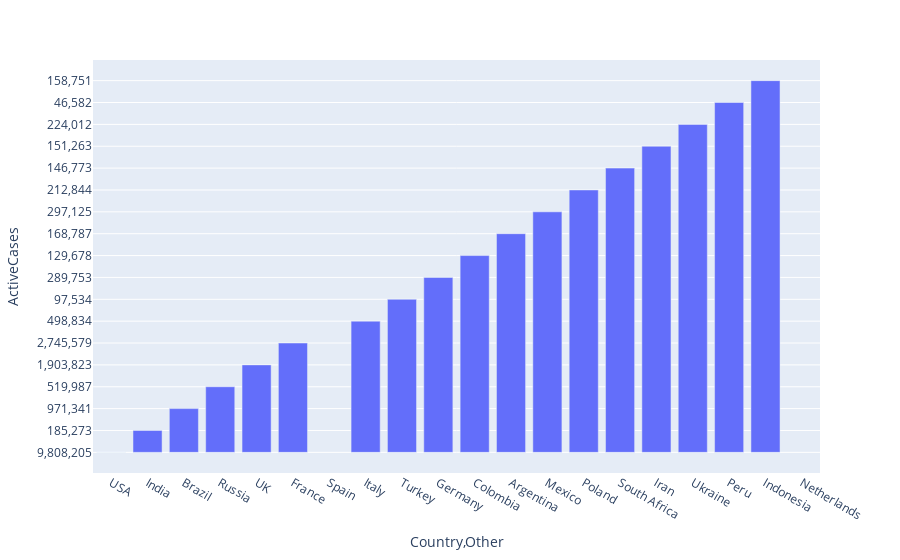

Source (notebook cell):
### Code cell
import plotly.express as px
df1=df.iloc[0:20]
fig = px.bar(df1, x='Country,Other', y='ActiveCases')
fig.show()

### Figure 1 — Plotly figure (JSON) as saved in the notebook; plotly's stock layout.template omitted (floating-point values rounded to 4 significant figures)
{"data": [{"alignmentgroup": "True", "hovertemplate": "Country,Other=%{x}<br>ActiveCases=%{y}<extra></extra>", "legendgroup": "", "marker": {"color": "#636efa"}, "name": "", "offsetgroup": "", "orientation": "v", "showlegend": false, "textposition": "auto", "type": "bar", "x": ["USA", "India", "Brazil", "Russia", "UK", "France", "Spain", "Italy", "Turkey", "Germany", "Colombia", "Argentina", "Mexico", "Poland", "South Africa", "Iran", "Ukraine", "Peru", "Indonesia", "Netherlands"], "xaxis": "x", "y": ["9,808,205", "185,273", "971,341", "519,987", "1,903,823", "2,745,579", null, "498,834", "97,534", "289,753", "129,678", "168,787", "297,125", "212,844", "146,773", "151,263", "224,012", "46,582", "158,751", null], "yaxis": "y"}], "layout": {"barmode": "relative", "legend": {"tracegroupgap": 0}, "margin": {"t": 60}, "xaxis": {"anchor": "y", "domain": [0, 1], "title": {"text": "Country,Other"}}, "yaxis": {"anchor": "x", "domain": [0, 1], "title": {"text": "ActiveCases"}}}}
